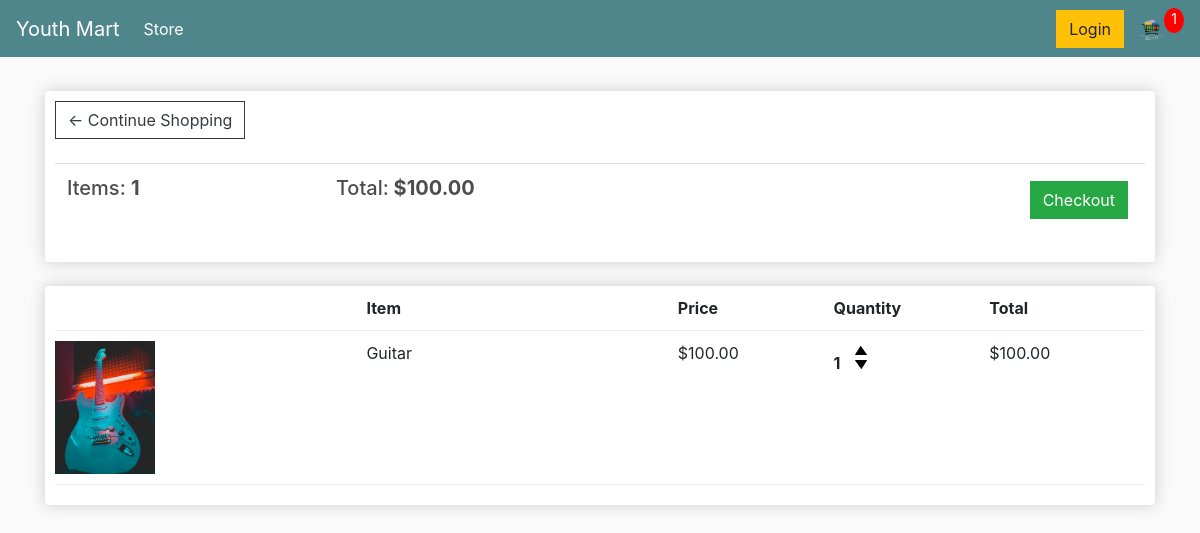
The app's page /cart/ (signed in), older data.
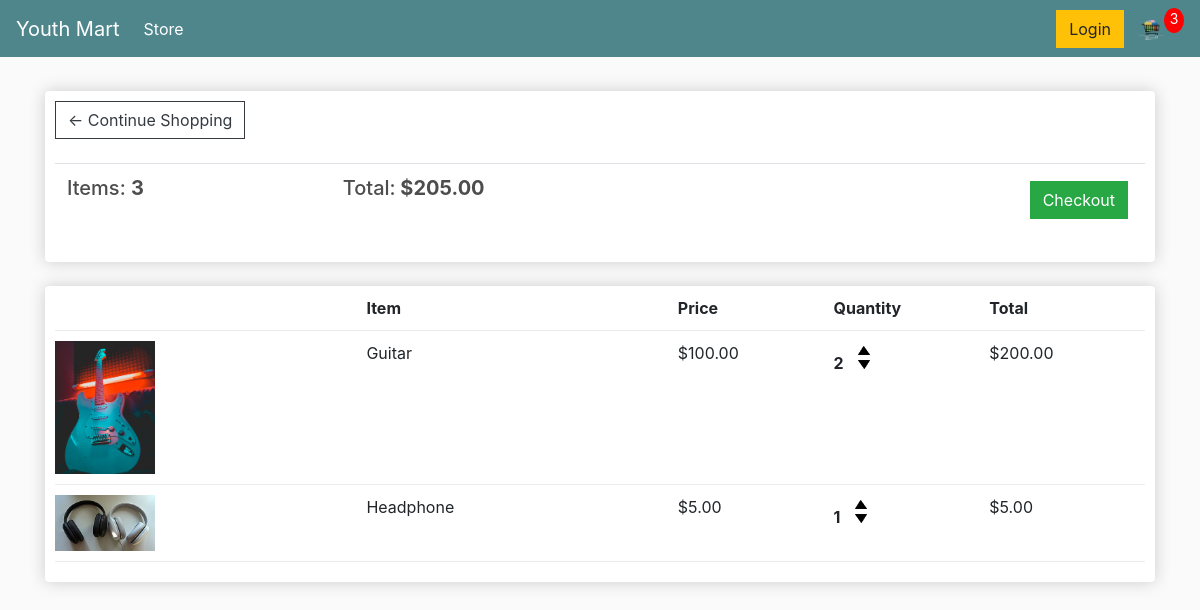
The same page, newer data.
### store/models.py (models this page shows, shortened)
class Order(models.Model):
	customer = models.ForeignKey(Customer, on_delete=models.SET_NULL, null=True, blank=True)
	date_ordered = models.DateTimeField(auto_now_add=True)
	complete = models.BooleanField(default=False)
	transaction_id = models.CharField(max_length=100, null=True)
	@property
	def get_cart_total(self):
		orderitems = self.orderitem_set.all()
		total = sum([item.get_total for item in orderitems])
		return total
	@property
	def get_cart_items(self):
		orderitems = self.orderitem_set.all()
		total = sum([item.quantity for item in orderitems])
		return total

class OrderItem(models.Model):
	product = models.ForeignKey(Product, on_delete=models.SET_NULL, null=True)
	order = models.ForeignKey(Order, on_delete=models.SET_NULL, null=True)
	quantity = models.IntegerField(default=0, null=True, blank=True)
	date_added = models.DateTimeField(auto_now_add=True)
	@property
	def get_total(self):
		total = self.product.price * self.quantity
		return total

class Product(models.Model):
	name = models.CharField(max_length=200)
	price = models.FloatField()
	digital = models.BooleanField(default=False,null=True, blank=True)
	image = models.ImageField(null=True, blank=True)
	@property
	def imageURL(self):
		try:
			url = self.image.url
		except:
			url = ''
		return url

### store/views.py (the view)
# urls.py: path('cart/', views.cart, name="cart"),
def cart(request):
	data = cartData(request)
	cartItems = data['cartItems']
	order = data['order']
	items = data['items']
	context = {'items':items, 'order':order, 'cartItems':cartItems}
	return render(request, 'store/cart.html', context)

### store/utils.py (called while the page is built)
def cartData(request):
	if request.user.is_authenticated:
		customer = request.user.customer
		order, created = Order.objects.get_or_create(customer=customer, complete=False)
		items = order.orderitem_set.all()
		cartItems = order.get_cart_items
	else:
		cookieData = cookieCart(request)
		cartItems = cookieData['cartItems']
		order = cookieData['order']
		items = cookieData['items']
	return {'cartItems':cartItems ,'order':order, 'items':items}

### store/templates/store/cart.html
{% extends 'store/main.html' %}
{% load static %}
{% block content %}
<div class="row">
    <div class="col-lg-12">
        <div class="box-element">
            <a  class="btn btn-outline-dark" href="{% url 'store' %}">&#x2190; Continue Shopping</a>
            <br>
            <br>
            <table class="table">
                <tr>
                    <th><h5>Items: <strong>{{order.get_cart_items}}</strong></h5></th>
                    <th><h5>Total:<strong> ${{order.get_cart_total|floatformat:2}}</strong></h5></th>
                    <th>
                        <a  style="float:right; margin:5px;" class="btn btn-success" href="{% url 'checkout' %}">Checkout</a>
                    </th>
                </tr>
            </table>
        </div>
        <br>
        <div class="box-element">
            <div class="cart-row">
                <div style="flex:2"></div>
                <div style="flex:2"><strong>Item</strong></div>
                <div style="flex:1"><strong>Price</strong></div>
                <div style="flex:1"><strong>Quantity</strong></div>
                <div style="flex:1"><strong>Total</strong></div>
            </div>
            {% for item in items %}
            <div class="cart-row">
                <div style="flex:2"><img class="row-image" src="{{item.product.imageURL}}"></div>
                <div style="flex:2"><p>{{item.product.name}}</p></div>
                <div style="flex:1"><p>${{item.product.price|floatformat:2}}</p></div>
                <div style="flex:1">
                    <p class="quantity">{{item.quantity}}</p>
                    <div class="quantity">
                        <img data-product="{{item.product.id}}" data-action="add" class="chg-quantity update-cart" src="{% static  'images/arrow-up.png' %}">
                        <img data-product="{{item.product.id}}" data-action="remove" class="chg-quantity update-cart" src="{% static  'images/arrow-down.png' %}">
                    </div>
                </div>
                <div style="flex:1"><p>${{item.get_total|floatformat:2}}</p></div>
            </div>
            {% endfor %}
        </div>
    </div>
</div>
{% endblock content %}

Row changes from the older to the newer data that the page shows:
changed through a linked row, Order: get_cart_items "1" → "3"; get_cart_total "100.00" → "205.00"
changed OrderItem "Guitar": quantity "1" → "2"; get_total "100.00" → "200.00"
added OrderItem: product.imageURL (picture), product.name "Headphone", product.price "5.00", quantity "1", get_total "5.00"
Text that changed along with them:
{{ cartItems }}: "1" → "3"
